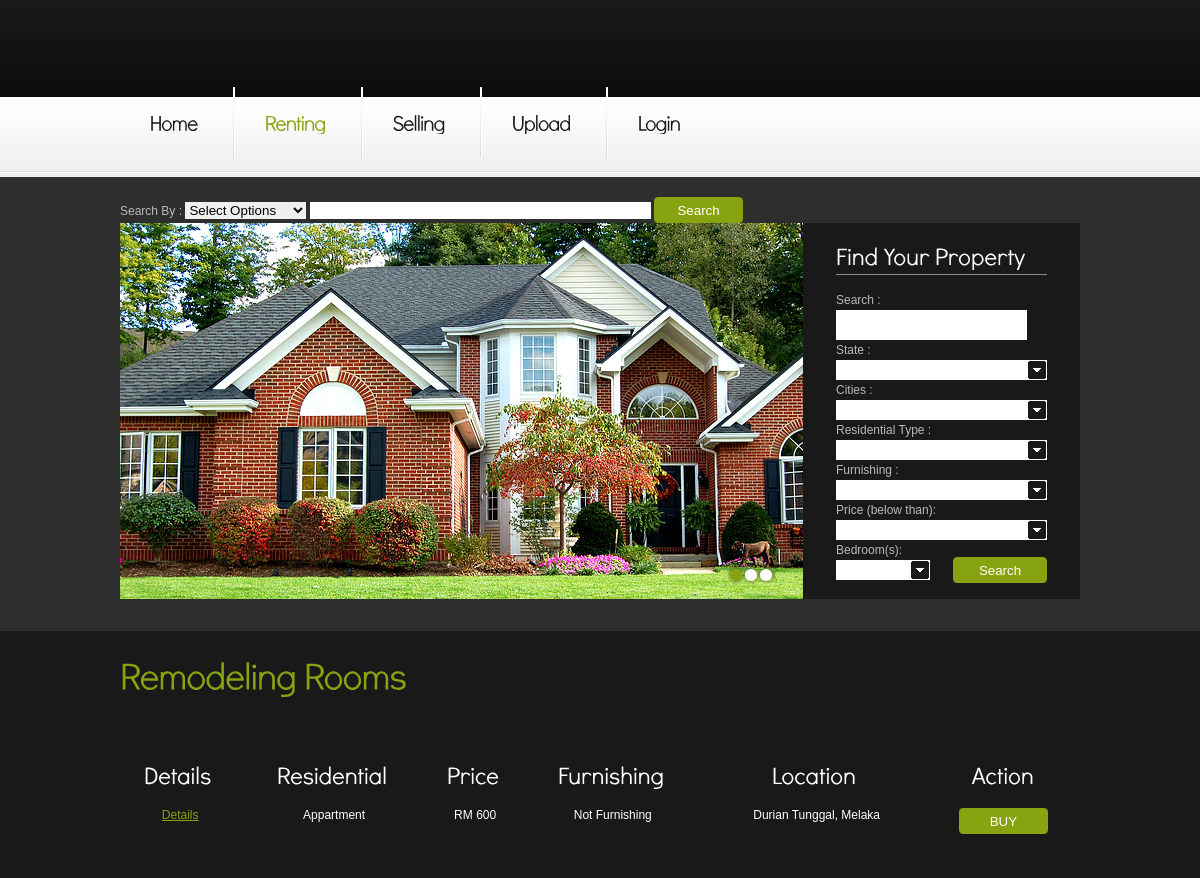
Page /renting.php on the earlier database version.
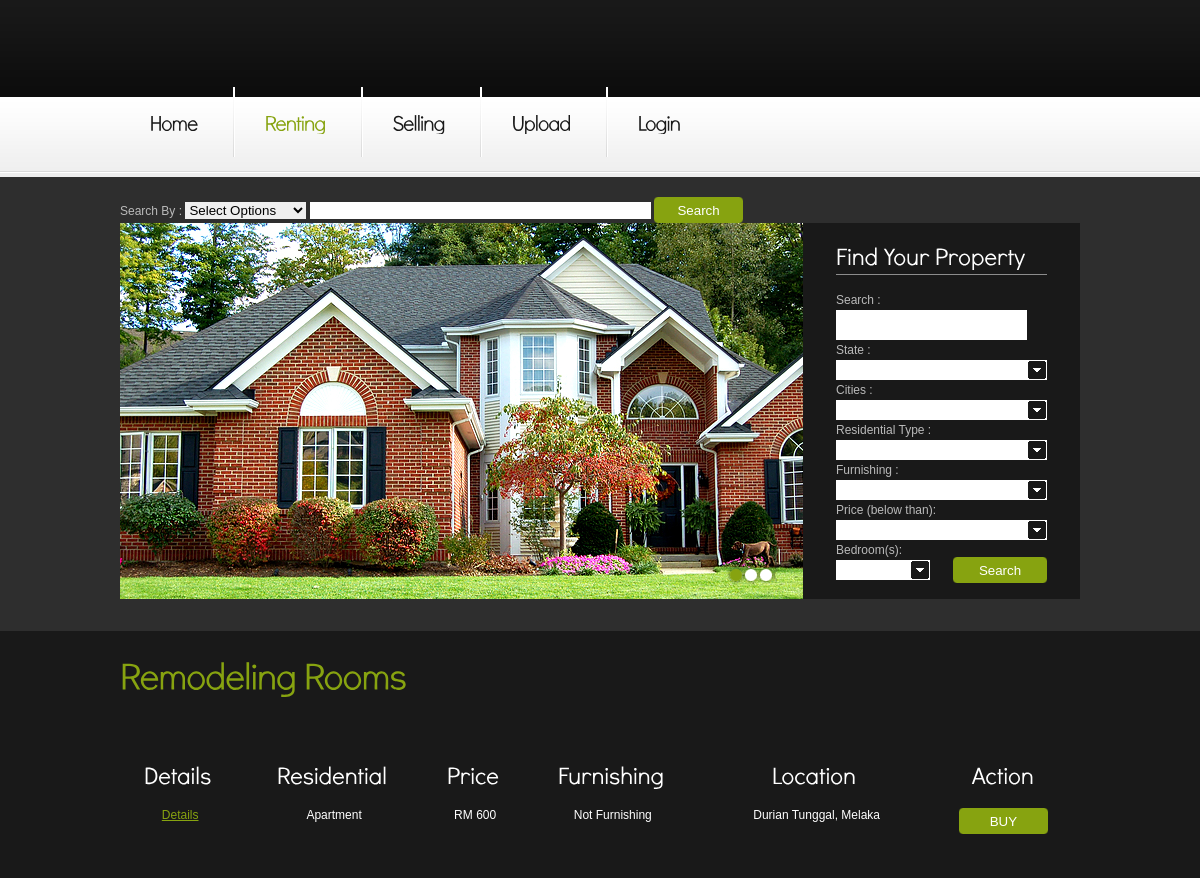
Same page on the later database version.
### tables this page shows
CREATE TABLE `residential` (
  `residential_id` int(20) NOT NULL,
  `residential_type` varchar(20) NOT NULL,
  `residential_price` int(5) NOT NULL,
  `residential_img` longblob NOT NULL,
  `residential_description` varchar(100) NOT NULL,
  `residential_year` int(4) NOT NULL,
  `furnishing` varchar(50) NOT NULL,
  `res_state` varchar(50) NOT NULL,
  `res_cities` varchar(50) NOT NULL,
  `sales` varchar(100) NOT NULL,
  `status` varchar(100) NOT NULL DEFAULT 'Pending'
);

### renting.php (the view, shortened to what this page needs)
<html lang="en">
<head>
<link rel="stylesheet" href="css/reset.css" type="text/css" media="all">
<link rel="stylesheet" href="css/layout.css" type="text/css" media="all">
<link rel="stylesheet" href="css/style.css" type="text/css" media="all">
</head>
<body id="page1">
<div class="body1">
  <div class="main">
    <header>
      <h1><a href="index.php" id="logo"></a></h1>
      <div class="wrapper">
        <ul id="icons">
          <li><a href="#" class="normaltip"><img src="images/icon1.jpg" alt=""></a></li>
          <li><a href="#" class="normaltip"><img src="images/icon2.jpg" alt=""></a></li>
          <li><a href="#" class="normaltip"><img src="images/icon3.jpg" alt=""></a></li>
        </ul>
      </div>
      <nav>
        <ul id="menu">
          <li><a href="index.php">Home</a></li>
          <li id="menu_active"><a href="renting.php">Renting</a></li>
          <li><a href="selling.php">Selling</a></li>
          <li><a href="upload.php">Upload</a></li>
          <li class="end"><a href="account.php">Login</a></li>
        </ul>
      </nav>
    </header>
  </div>
</div>
<div class="body2">
  <div class="main">
    <section id="content">
      <div class="wrapper">
        <form action="search.php" method="post">
              <div class="row_select">Search By :
              <select name="searchtype" required="required" >
                <option value="">Select Options</option>
              </select>
              <input type="text" name="search_data" size="40"  required="required" />
              <input  class="button" type="submit" name="search" value="Search"/>
            </div>
        </form>
        <article class="col1">
          <div id="slider">
          </div>
        </article>
        <article class="col2">
          <form id="form_1" action="search.php" method="post">
            <div class="pad1">
              <h3>Find Your Property</h3>
              <div class="row"> Search :<br>
                <input type="text" class="input" name="seacrhdata">
              </div>
              <div class="row_select"> State : <br>
              </div>
              <div class="row_select"> Cities : <br>
              </div>
              <div class="row_select"> Residential Type : <br>
              </div>
              <div class="row_select"> Furnishing : <br>
                </div>
              <div class="row_select"> Price (below than): <br>
              </div>
              <div class="row_select">
                <div class="cols"> Bedroom(s):<br>
                </div>
                <div class="cols pad_left1"> <input class="button" type="submit" name="search" value="Search"/></td> </div>
              </div> <br>
            </div>
          </form>
        </article>
      </div>
    </section>
  </div>
</div>
<div class="body3">
  <div class="main">
    <h2>Remodeling Rooms</h2>
    <div class="wrapper pad_bot3">
      <?php
        $query1=mysql_query("SELECT * FROM residential WHERE status='ACCEPT' AND sales='Renting'");
        if($query1)
        {
          echo "<table border='10' text-align='center' width='100%'>
          <tr class='color2'>
            <th><center><h3> Details </center></th>
            <th><center><h3> Residential </center></th>
            <th><center><h3> Price </center></th>
            <th><center><h3> Furnishing </center></th>
            <th><center><h3> Location </center></th>
            <th><center><h3> Action </center></th>
          </tr>
          </div></div>";
          while($query2=mysql_fetch_array($query1))
          {
            echo "<form action='booking.php' method='post'>";
          echo"<tr height='30px' class='color2'>";
          echo "<td align='center' valign='top'>&nbsp;<a href='details.php'>Details</a></td>";
          echo "<td align='center' valign='top'>&nbsp;" . $query2['residential_type'] . "</td>";
          echo "<td align='center' valign='top'>&nbsp;RM " . $query2['residential_price'] . "</td>";
          echo "<td align='center' valign='top'>&nbsp;" . $query2['furnishing'] . "</td>";
          echo "<td align='center' valign='top'>&nbsp;" . $query2['res_cities'] . ", " . $query2['res_state'] . "</td>";
          echo "<td align='center'>
                  <button type='submit' class='button' span='2' >BUY</button></form>";
          }
        }
        else
        {
          echo "<h2> No Data </h2>";
        }
      ?>
    </div>
</body>
</html>

### css/layout.css (style rules this page uses)
.col1, .col2, .col3, .cols { float:left; }
.col1 { width:683px; }
.col2 { width:277px; }
.cols { width:190px; }

### css/style.css (style rules this page uses)
article, aside, audio, canvas, command, datalist, details, embed, figcaption, figure, footer, header, hgroup, keygen, meter, nav, output, progress, section, source, video { display:block }
.wrapper { width:100%; overflow:hidden }
body { background:#eee; border:0; font:12px Arial, Helvetica, sans-serif; color:#bababa; line-height:20px }
.main { margin:0 auto; width:960px }
.body1 { background:url(../images/bg_top.gif) top repeat-x }
.body2 { background:#2e2e2e }
.body3 { background:#191919 }
a { color:#87a310; text-decoration:underline; outline:none }
h1 { margin-left:-7px; position:absolute; z-index:2; height:95px; padding-left:191px; padding-top:28px }
h2 { font-size:37px; color:#87a310; line-height:1.2em; padding:28px 0 27px 0; letter-spacing:-1px }
h3 { font-size:24px; color:#fff; line-height:1.2em; padding:42px 0 19px 0 }
header { position:relative; height:177px }
#logo { display:block; background:url(../images/logo_img.png) 0 0 no-repeat; width:2px; height:38px; text-indent:-9999px }
#icons { float:right; padding:34px 29px 0 0 }
#icons li { float:left; padding-left:10px }
#menu { padding:33px 0 0 }
#menu li { padding:26px 37px 23px 30px; float:left; background:url(../images/menu_line.gif) right 0 no-repeat }
#menu .end { background:none; padding-right:0 }
#menu li a { display:inline-block; overflow:hidden; font-size:21px; color:#191919; line-height:1.2em; text-decoration:none; letter-spacing:-1px }
#menu li a:hover, #menu #menu_active a { color:#87a310 }
#slider { position:relative; width:683px; height:376px; z-index:88; overflow:hidden }
#content { padding-top:20px; padding-bottom:32px }
.pad1 { padding:0 30px 0 33px }
.pad_left1 { padding-left:30px }
.pad_bot3 { padding-bottom:40px }
.button { display:inline-block; width:89px; line-height:26px; height:26px; color:#fff; text-decoration:none; background:url(../images/button_bg.png) 0 0 no-repeat; text-align:center }
.color2 { color:#fff }
#form_1 { background:#191919; height:360px; padding-bottom:16px; color:#bababa }
#form_1 h3 { padding:23px 0 4px 0; border-bottom:1px solid #8c8c8c; margin-bottom:15px }
#form_1 .input { background:#fff; font:12px Arial, Helvetica, sans-serif; color:#191919; float:left; padding:3px 10px; height:30px; width:191px !important }
#form_1 .row { min-height:30px; width:100%; overflow:hidden }
#form_1 .row_select { min-height:30px; width:100% }
#form_1 .cols { width:94px }
#form_1 .pad_left1 { padding-left:23px }
#form_1 .pad1 { padding:0 33px }

Differences in the rows shown:
changed residential "Not Furnishing": residential_type "Appartment" → "Apartment"
